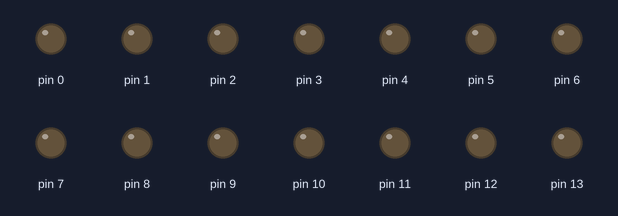
Bench run of a sketch on a simulated Arduino Uno, built with avr-gcc and run on an emulated ATmega328P. Parts: output pins drawn as LEDs (lit = HIGH).

Above: at 0.05 s.
At 4.95 s:
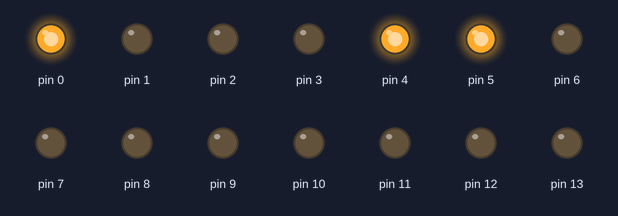
At 9.95 s:
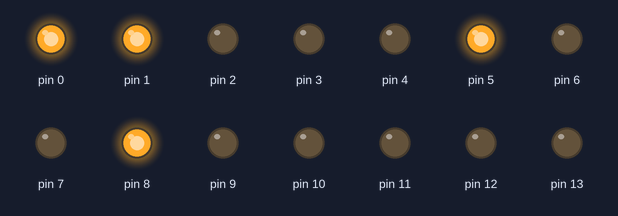
At 19.95 s:
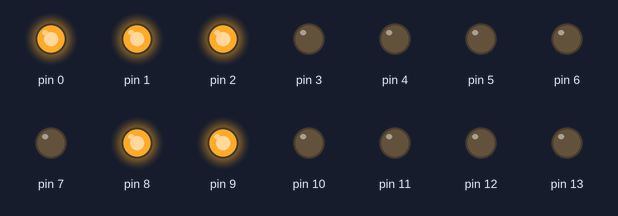
At 29.85 s:
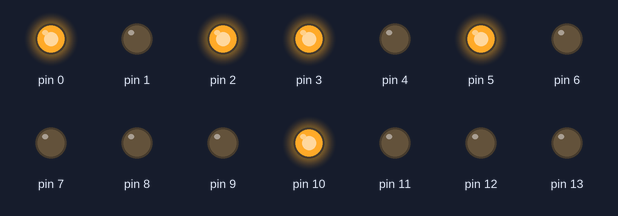
At 39.85 s:
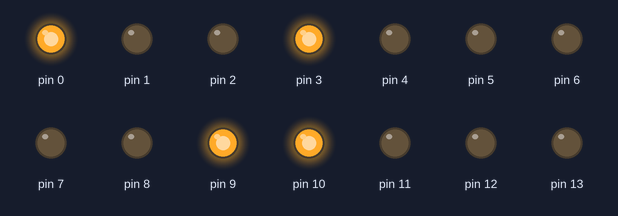
Timing chart, 0 to 40.0 s (numbered marks = the images above):
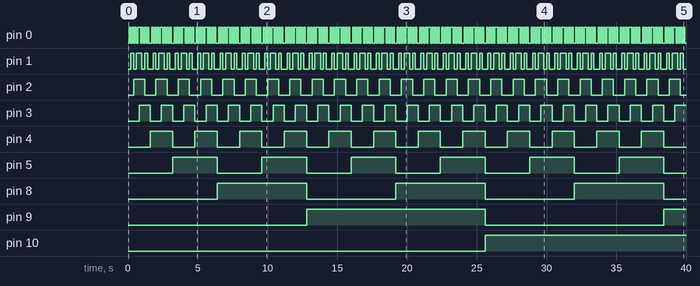

The sketch:

single_led_left_right__inc_in_layer.ino
```cpp
void setup()
{
  for(int i=0;i<14;i++)
  {
    pinMode(i,OUTPUT);
  }

}
int bin[]={B00000000,B00000001,B00000010,B00000011,B00000100,B00000101,B00000110,B00000111,
           B00001000,B00001001,B00001010,B00001011,B00001100,B00001101,B00001110,B00001111};

int anode[]={0x00,0x01,0x02,0x03,0x04,0x05,0x06,0x07,0x08,0x09,0x0A,0x0B,0x0C,0x0D,0x0E,0x0F,
             0x10,0x11,0x12,0x13,0x14,0x15,0x16,0x17,0x18,0x19,0x1A,0x1B,0x1C,0x1D,0x1E,0x1F,
             0x20,0x21,0x22,0x23,0x24,0x25,0x26,0x27,0x28,0x29,0x2A,0x2B,0x2C,0x2D,0x2E,0x2F,
             0x30,0x31,0x32,0x33,0x34,0x35,0x36,0x37,0x38,0x39,0x3A,0x3B,0x3C,0x3D,0x3E,0x3F};

int cathode[]={0x00,0x01,0x02,0x03,0x04,0x05,0x06,0x07};
void loop()
{
  for(int k=0;k<8;k++)
{
   for(int j=0;j<8;j++)
   {
   PORTD=anode[j];
   PORTB=cathode[k];
   delay(100);
   }


  for(int j=15;j>=8;j--)
  {
  PORTD=anode[j];
  PORTB=cathode[k];
  delay(100);
  }


  for(int j=16;j<24;j++)
  {
  PORTD=anode[j];
  PORTB=cathode[k];
  delay(100);
  }


    for(int j=31;j>=24;j--)
  {
  PORTD=anode[j];
  PORTB=cathode[k];
  delay(100);
  }

    for(int j=32;j<40;j++)
  {
  PORTD=anode[j];
  PORTB=cathode[k];
  delay(100);
  }

    for(int j=47;j>=40;j--)
  {
  PORTD=anode[j];
  PORTB=cathode[k];
  delay(100);
  }

    for(int j=48;j<56;j++)
  {
  PORTD=anode[j];
  PORTB=cathode[k];
  delay(100);
  }

    for(int j=63;j>=56;j--)
  {
  PORTD=anode[j];
  PORTB=cathode[k];
  delay(100);
  }
}
}
```

Measured:
- by itself, pin 0: repeats every 1.6 s: 2 × (LOW 0.10 s, HIGH 0.10 s), LOW 0.10 s, HIGH 0.20 s, 3 × (LOW 0.10 s, HIGH 0.10 s), LOW 0.20 s, HIGH 0.10 s
- by itself, pin 1: repeats every 1.6 s: LOW 0.20 s, HIGH 0.40 s, LOW 0.20 s, HIGH 0.20 s, LOW 0.40 s, HIGH 0.20 s
- by itself, pin 2, pin 3: alternates HIGH for 0.80 s and LOW for 0.80 s
- by itself, pin 4: alternates HIGH for 1.6 s and LOW for 1.6 s
- by itself, pin 5: alternates HIGH for 3.2 s and LOW for 3.2 s
- by itself, pin 8: alternates HIGH for 6.4 s and LOW for 6.4 s
- by itself, pin 9: LOW → HIGH at 12.8 s, → LOW 12.8 s later, → HIGH 12.8 s later
- by itself, pin 10: LOW → HIGH at 25.6 s
